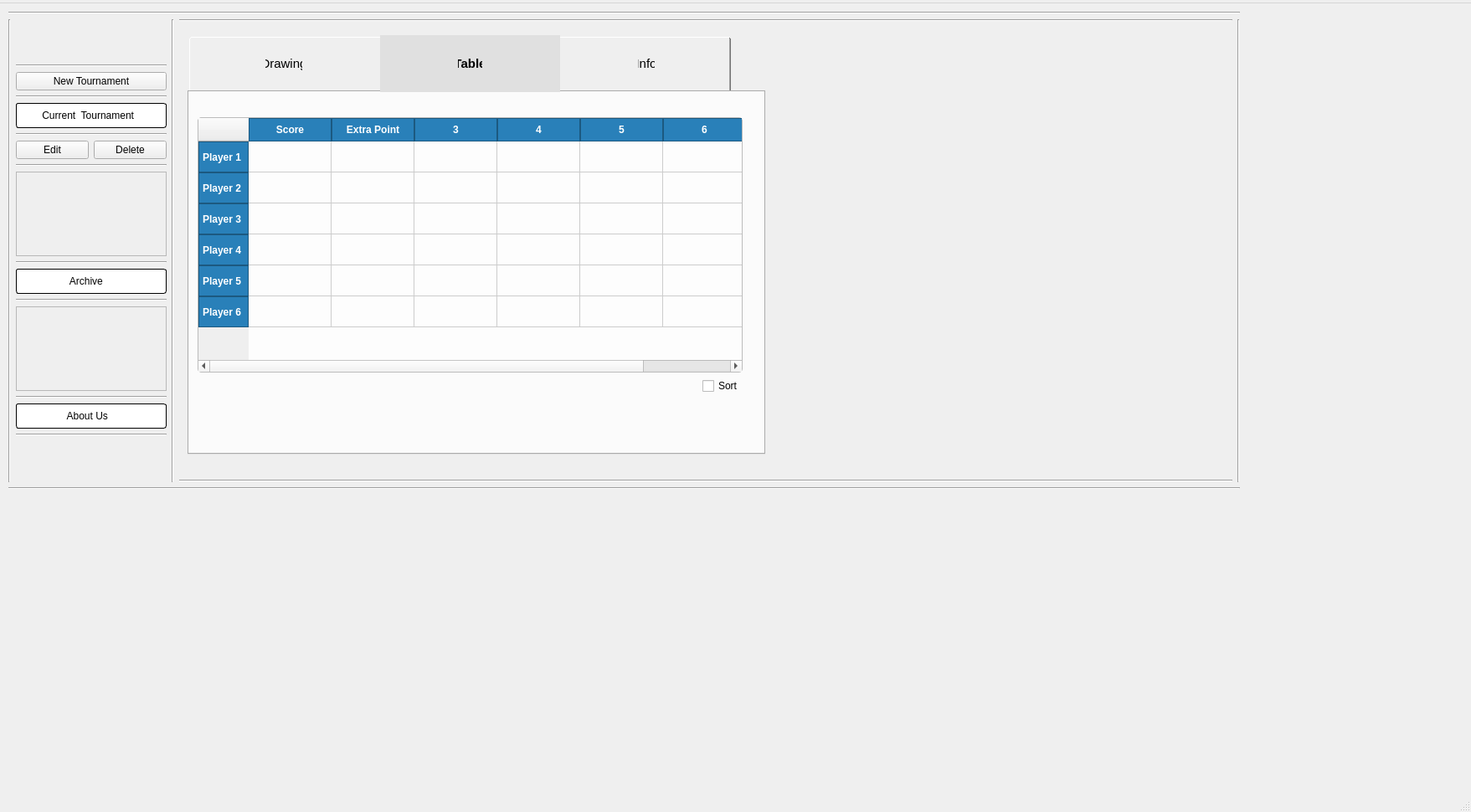
<?xml version="1.0" encoding="UTF-8"?>
<ui version="4.0">
 <class>MainWindow</class>
 <widget class="QMainWindow" name="MainWindow">
  <property name="geometry">
   <rect>
    <x>0</x>
    <y>0</y>
    <width>1757</width>
    <height>970</height>
   </rect>
  </property>
  <property name="minimumSize">
   <size>
    <width>0</width>
    <height>10</height>
   </size>
  </property>
  <property name="windowTitle">
   <string>MainWindow</string>
  </property>
  <property name="styleSheet">
   <string notr="true">QApplication app(argc, argv);
app.setStyleSheet(R&quot;(
    QMainWindow {
        background-color: #2b2b2b;
    }
    QLabel {
        color: #ffffff;
    }
    QPushButton {
        background-color: #3498db;
        color: white;
        border-radius: 5px;
        padding: 6px;
    }
    QPushButton:hover {
        background-color: #2980b9;
    }
)&quot;);
</string>
  </property>
  <property name="dockNestingEnabled">
   <bool>false</bool>
  </property>
  <widget class="QWidget" name="centralwidget">
   <widget class="Line" name="line_3">
    <property name="geometry">
     <rect>
      <x>50</x>
      <y>-20</y>
      <width>521</width>
      <height>20</height>
     </rect>
    </property>
    <property name="orientation">
     <enum>Qt::Orientation::Horizontal</enum>
    </property>
   </widget>
   <widget class="QWidget" name="verticalLayoutWidget_6">
    <property name="geometry">
     <rect>
      <x>10</x>
      <y>10</y>
      <width>1471</width>
      <height>571</height>
     </rect>
    </property>
    <layout class="QVBoxLayout" name="verticalLayout_3">
     <property name="sizeConstraint">
      <enum>QLayout::SizeConstraint::SetMinimumSize</enum>
     </property>
     <item>
      <widget class="Line" name="line_10">
       <property name="orientation">
        <enum>Qt::Orientation::Horizontal</enum>
       </property>
      </widget>
     </item>
     <item>
      <layout class="QHBoxLayout" name="horizontalLayout">
       <property name="sizeConstraint">
        <enum>QLayout::SizeConstraint::SetMinimumSize</enum>
       </property>
       <item>
        <widget class="Line" name="line_5">
         <property name="orientation">
          <enum>Qt::Orientation::Vertical</enum>
         </property>
        </widget>
       </item>
       <item>
        <layout class="QVBoxLayout" name="verticalLayout_8">
         <item>
          <layout class="QVBoxLayout" name="verticalLayout">
           <property name="sizeConstraint">
            <enum>QLayout::SizeConstraint::SetMinimumSize</enum>
           </property>
           <item>
            <layout class="QVBoxLayout" name="verticalLayout_2">
             <item>
              <widget class="Line" name="line_2">
               <property name="orientation">
                <enum>Qt::Orientation::Horizontal</enum>
               </property>
              </widget>
             </item>
             <item>
              <widget class="QPushButton" name="newTournamnetClickButton">
               <property name="enabled">
                <bool>true</bool>
               </property>
               <property name="styleSheet">
                <string notr="true">pushButton {
    background-color: lightgray;
    color: black;
    padding: 5px 10px;
    border-radius: 4px;
border: 1px solid black;   /* Black border */
}

pushButton:pressed {
    background-color: yellow;
}

QLabel {
    background-color: white;   /* White background */
    color: black;              /* Black text */
    border: 1px solid black;   /* Black border */
    padding: 4px;              /* Optional: inner spacing */
    border-radius: 3px;        /* Optional: slightly rounded corners */
}

</string>
               </property>
               <property name="text">
                <string>New Tournament</string>
               </property>
              </widget>
             </item>
             <item>
              <layout class="QVBoxLayout" name="verticalLayout_11">
               <item>
                <widget class="Line" name="line_7">
                 <property name="orientation">
                  <enum>Qt::Orientation::Horizontal</enum>
                 </property>
                </widget>
               </item>
               <item>
                <widget class="QLabel" name="currentTournButton">
                 <property name="enabled">
                  <bool>true</bool>
                 </property>
                 <property name="maximumSize">
                  <size>
                   <width>16777215</width>
                   <height>30</height>
                  </size>
                 </property>
                 <property name="styleSheet">
                  <string notr="true">QLabel {
    background-color: white;   /* White background */
    color: black;              /* Black text */
    border: 1px solid black;   /* Black border */
    padding: 4px;              /* Optional: inner spacing */
    border-radius: 3px;        /* Optional: slightly rounded corners */
}
</string>
                 </property>
                 <property name="text">
                  <string>       Current  Tournament</string>
                 </property>
                </widget>
               </item>
               <item>
                <widget class="Line" name="line_8">
                 <property name="orientation">
                  <enum>Qt::Orientation::Horizontal</enum>
                 </property>
                </widget>
               </item>
              </layout>
             </item>
            </layout>
           </item>
           <item>
            <layout class="QHBoxLayout" name="horizontalLayout_3">
             <item>
              <widget class="QPushButton" name="pushButtonEdit">
               <property name="text">
                <string>Edit</string>
               </property>
              </widget>
             </item>
             <item>
              <widget class="QPushButton" name="pushButtonDelete">
               <property name="text">
                <string>Delete</string>
               </property>
              </widget>
             </item>
            </layout>
           </item>
           <item>
            <widget class="Line" name="line_14">
             <property name="orientation">
              <enum>Qt::Orientation::Horizontal</enum>
             </property>
            </widget>
           </item>
           <item>
            <widget class="QScrollArea" name="scrollAreaOfTournaments">
             <property name="maximumSize">
              <size>
               <width>180</width>
               <height>101</height>
              </size>
             </property>
             <property name="tabletTracking">
              <bool>false</bool>
             </property>
             <property name="autoFillBackground">
              <bool>false</bool>
             </property>
             <property name="widgetResizable">
              <bool>true</bool>
             </property>
             <widget class="QWidget" name="scrollAreaWidgetContents_2">
              <property name="geometry">
               <rect>
                <x>0</x>
                <y>0</y>
                <width>178</width>
                <height>99</height>
               </rect>
              </property>
              <widget class="QWidget" name="verticalLayoutWidget_2">
               <property name="geometry">
                <rect>
                 <x>20</x>
                 <y>10</y>
                 <width>151</width>
                 <height>80</height>
                </rect>
               </property>
               <layout class="QVBoxLayout" name="verticalLayoutOfTournamnets">
                <property name="sizeConstraint">
                 <enum>QLayout::SizeConstraint::SetMinAndMaxSize</enum>
                </property>
               </layout>
              </widget>
             </widget>
            </widget>
           </item>
           <item>
            <layout class="QVBoxLayout" name="verticalLayout_7">
             <item>
              <widget class="Line" name="line_15">
               <property name="orientation">
                <enum>Qt::Orientation::Horizontal</enum>
               </property>
              </widget>
             </item>
             <item>
              <widget class="QLabel" name="label_2">
               <property name="enabled">
                <bool>true</bool>
               </property>
               <property name="maximumSize">
                <size>
                 <width>16777215</width>
                 <height>30</height>
                </size>
               </property>
               <property name="styleSheet">
                <string notr="true">QLabel {
    background-color: white;   /* White background */
    color: black;              /* Black text */
    border: 1px solid black;   /* Black border */
    padding: 4px;              /* Optional: inner spacing */
    border-radius: 3px;        /* Optional: slightly rounded corners */
}
</string>
               </property>
               <property name="text">
                <string>                 Archive</string>
               </property>
              </widget>
             </item>
             <item>
              <layout class="QVBoxLayout" name="verticalLayout_5">
               <item>
                <widget class="Line" name="line_11">
                 <property name="orientation">
                  <enum>Qt::Orientation::Horizontal</enum>
                 </property>
                </widget>
               </item>
               <item>
                <widget class="QScrollArea" name="scrollAreaOfOldTournaments">
                 <property name="maximumSize">
                  <size>
                   <width>180</width>
                   <height>101</height>
                  </size>
                 </property>
                 <property name="widgetResizable">
                  <bool>true</bool>
                 </property>
                 <widget class="QWidget" name="scrollAreaWidgetContents_3">
                  <property name="geometry">
                   <rect>
                    <x>0</x>
                    <y>0</y>
                    <width>178</width>
                    <height>99</height>
                   </rect>
                  </property>
                  <widget class="QWidget" name="verticalLayoutWidget_7">
                   <property name="geometry">
                    <rect>
                     <x>20</x>
                     <y>10</y>
                     <width>151</width>
                     <height>80</height>
                    </rect>
                   </property>
                   <layout class="QVBoxLayout" name="verticalLayoutOfOldTournaments">
                    <property name="sizeConstraint">
                     <enum>QLayout::SizeConstraint::SetMinAndMaxSize</enum>
                    </property>
                   </layout>
                  </widget>
                 </widget>
                </widget>
               </item>
               <item>
                <widget class="Line" name="line_12">
                 <property name="orientation">
                  <enum>Qt::Orientation::Horizontal</enum>
                 </property>
                </widget>
               </item>
               <item>
                <layout class="QVBoxLayout" name="verticalLayout_10">
                 <item>
                  <widget class="QLabel" name="label_3">
                   <property name="enabled">
                    <bool>true</bool>
                   </property>
                   <property name="maximumSize">
                    <size>
                     <width>16777215</width>
                     <height>30</height>
                    </size>
                   </property>
                   <property name="styleSheet">
                    <string notr="true">QLabel {
    background-color: white;   /* White background */
    color: black;              /* Black text */
    border: 1px solid black;   /* Black border */
    padding: 4px;              /* Optional: inner spacing */
    border-radius: 3px;        /* Optional: slightly rounded corners */
}
</string>
                   </property>
                   <property name="text">
                    <string>                About Us</string>
                   </property>
                  </widget>
                 </item>
                </layout>
               </item>
               <item>
                <widget class="Line" name="line_4">
                 <property name="orientation">
                  <enum>Qt::Orientation::Horizontal</enum>
                 </property>
                </widget>
               </item>
              </layout>
             </item>
            </layout>
           </item>
          </layout>
         </item>
        </layout>
       </item>
       <item>
        <widget class="Line" name="line_17">
         <property name="orientation">
          <enum>Qt::Orientation::Vertical</enum>
         </property>
        </widget>
       </item>
       <item>
        <layout class="QVBoxLayout" name="verticalLayout_6">
         <property name="sizeConstraint">
          <enum>QLayout::SizeConstraint::SetMinimumSize</enum>
         </property>
         <item>
          <widget class="Line" name="line_6">
           <property name="orientation">
            <enum>Qt::Orientation::Horizontal</enum>
           </property>
          </widget>
         </item>
         <item>
          <widget class="QStackedWidget" name="stackedWidget">
           <property name="currentIndex">
            <number>2</number>
           </property>
           <widget class="QWidget" name="page">
            <widget class="QTextBrowser" name="textBrowser">
             <property name="geometry">
              <rect>
               <x>0</x>
               <y>10</y>
               <width>531</width>
               <height>551</height>
              </rect>
             </property>
             <property name="html">
              <string>&lt;!DOCTYPE HTML PUBLIC &quot;-//W3C//DTD HTML 4.0//EN&quot; &quot;http://www.w3.org/TR/REC-html40/strict.dtd&quot;&gt;
&lt;html&gt;&lt;head&gt;&lt;meta name=&quot;qrichtext&quot; content=&quot;1&quot; /&gt;&lt;meta charset=&quot;utf-8&quot; /&gt;&lt;style type=&quot;text/css&quot;&gt;
p, li { white-space: pre-wrap; }
hr { height: 1px; border-width: 0; }
li.unchecked::marker { content: &quot;\2610&quot;; }
li.checked::marker { content: &quot;\2612&quot;; }
&lt;/style&gt;&lt;/head&gt;&lt;body style=&quot; font-family:'Segoe UI'; font-size:9pt; font-weight:400; font-style:normal;&quot;&gt;
&lt;h3 style=&quot; margin-top:14px; margin-bottom:12px; margin-left:0px; margin-right:0px; -qt-block-indent:0; text-indent:0px;&quot;&gt;&lt;span style=&quot; font-size:large; font-weight:700;&quot;&gt;🏆 Welcome to the Chess Tournament Manager 🏆&lt;/span&gt;&lt;/h3&gt;
&lt;p style=&quot; margin-top:12px; margin-bottom:12px; margin-left:0px; margin-right:0px; -qt-block-indent:0; text-indent:0px;&quot;&gt;Welcome to the Chess Tournament Manager – your smart companion for organizing professional chess tournaments with ease and accuracy!&lt;/p&gt;
&lt;p style=&quot; margin-top:12px; margin-bottom:12px; margin-left:0px; margin-right:0px; -qt-block-indent:0; text-indent:0px;&quot;&gt;With our application, you can:&lt;/p&gt;
&lt;ul style=&quot;margin-top: 0px; margin-bottom: 0px; margin-left: 0px; margin-right: 0px; -qt-list-indent: 1;&quot;&gt;
&lt;li style=&quot; margin-top:12px; margin-bottom:12px; margin-left:0px; margin-right:0px; -qt-block-indent:0; text-indent:0px;&quot;&gt;🧑‍💼 Register participants quickly and efficiently&lt;/li&gt;
&lt;li style=&quot; margin-top:12px; margin-bottom:12px; margin-left:0px; margin-right:0px; -qt-block-indent:0; text-indent:0px;&quot;&gt;🎯 Automatically generate fair Swiss-system pairings&lt;/li&gt;
&lt;li style=&quot; margin-top:12px; margin-bottom:12px; margin-left:0px; margin-right:0px; -qt-block-indent:0; text-indent:0px;&quot;&gt;📊 Track and input round results in real time&lt;/li&gt;
&lt;li style=&quot; margin-top:12px; margin-bottom:12px; margin-left:0px; margin-right:0px; -qt-block-indent:0; text-indent:0px;&quot;&gt;♟️ Ensure balanced color distribution for each player&lt;/li&gt;
&lt;li style=&quot; margin-top:12px; margin-bottom:12px; margin-left:0px; margin-right:0px; -qt-block-indent:0; text-indent:0px;&quot;&gt;📁 Store tournament data securely in an SQL database&lt;/li&gt;
&lt;li style=&quot; margin-top:12px; margin-bottom:12px; margin-left:0px; margin-right:0px; -qt-block-indent:0; text-indent:0px;&quot;&gt;🖨️ Print round pairings for offline use&lt;/li&gt;
&lt;li style=&quot; margin-top:12px; margin-bottom:12px; margin-left:0px; margin-right:0px; -qt-block-indent:0; text-indent:0px;&quot;&gt;🧩 Manage multiple tournaments at once&lt;/li&gt;
&lt;li style=&quot; margin-top:12px; margin-bottom:12px; margin-left:0px; margin-right:0px; -qt-block-indent:0; text-indent:0px;&quot;&gt;🖥️ Enjoy a clean, user-friendly interface tailored for both organizers and referees&lt;/li&gt;&lt;/ul&gt;
&lt;p style=&quot; margin-top:12px; margin-bottom:12px; margin-left:0px; margin-right:0px; -qt-block-indent:0; text-indent:0px;&quot;&gt;Whether you're running a local club event or a regional championship, our system ensures accurate pairings, fair play, and a smooth experience for players and administrators alike.&lt;/p&gt;
&lt;p style=&quot; margin-top:12px; margin-bottom:12px; margin-left:0px; margin-right:0px; -qt-block-indent:0; text-indent:0px;&quot;&gt;Let the best player win!&lt;/p&gt;&lt;/body&gt;&lt;/html&gt;</string>
             </property>
            </widget>
           </widget>
           <widget class="QWidget" name="page_2">
            <widget class="QLabel" name="label_10">
             <property name="geometry">
              <rect>
               <x>10</x>
               <y>250</y>
               <width>111</width>
               <height>20</height>
              </rect>
             </property>
             <property name="text">
              <string>Players Name</string>
             </property>
            </widget>
            <widget class="QPushButton" name="PushButtonOkOfNewTournamnet">
             <property name="geometry">
              <rect>
               <x>330</x>
               <y>480</y>
               <width>93</width>
               <height>29</height>
              </rect>
             </property>
             <property name="text">
              <string>OK</string>
             </property>
            </widget>
            <widget class="QPushButton" name="cancelPushbutton">
             <property name="geometry">
              <rect>
               <x>220</x>
               <y>480</y>
               <width>93</width>
               <height>29</height>
              </rect>
             </property>
             <property name="text">
              <string>CANCEL</string>
             </property>
            </widget>
            <widget class="QScrollArea" name="scrollAreaOfPlayersName">
             <property name="geometry">
              <rect>
               <x>40</x>
               <y>290</y>
               <width>411</width>
               <height>181</height>
              </rect>
             </property>
             <property name="widgetResizable">
              <bool>true</bool>
             </property>
             <widget class="QWidget" name="scrollAreaWidgetContents">
              <property name="geometry">
               <rect>
                <x>0</x>
                <y>0</y>
                <width>409</width>
                <height>179</height>
               </rect>
              </property>
              <widget class="QWidget" name="verticalLayoutWidget">
               <property name="geometry">
                <rect>
                 <x>0</x>
                 <y>0</y>
                 <width>411</width>
                 <height>41</height>
                </rect>
               </property>
               <layout class="QVBoxLayout" name="verticalLayoutOfNames">
                <property name="spacing">
                 <number>0</number>
                </property>
                <property name="sizeConstraint">
                 <enum>QLayout::SizeConstraint::SetMinAndMaxSize</enum>
                </property>
               </layout>
              </widget>
             </widget>
            </widget>
            <widget class="QPushButton" name="pushButtonAddName">
             <property name="geometry">
              <rect>
               <x>0</x>
               <y>290</y>
               <width>31</width>
               <height>29</height>
              </rect>
             </property>
             <property name="text">
              <string>+</string>
             </property>
            </widget>
            <widget class="QWidget" name="verticalLayoutWidget_3">
             <property name="geometry">
              <rect>
               <x>70</x>
               <y>40</y>
               <width>391</width>
               <height>201</height>
              </rect>
             </property>
             <layout class="QVBoxLayout" name="verticalLayout_4">
              <item>
               <layout class="QHBoxLayout" name="horizontalLayout_6">
                <item>
                 <widget class="QLabel" name="label_7">
                  <property name="text">
                   <string>Name</string>
                  </property>
                 </widget>
                </item>
                <item>
                 <widget class="QLineEdit" name="lineEditOfName"/>
                </item>
               </layout>
              </item>
              <item>
               <layout class="QHBoxLayout" name="horizontalLayout_5">
                <item>
                 <widget class="QLabel" name="label_8">
                  <property name="text">
                   <string>Date</string>
                  </property>
                 </widget>
                </item>
                <item>
                 <widget class="QLineEdit" name="lineEditOfData"/>
                </item>
               </layout>
              </item>
              <item>
               <layout class="QHBoxLayout" name="horizontalLayout_7">
                <item>
                 <widget class="QLabel" name="label_9">
                  <property name="text">
                   <string>Tour Count</string>
                  </property>
                 </widget>
                </item>
                <item>
                 <widget class="QLineEdit" name="lineEditOfTourCount"/>
                </item>
               </layout>
              </item>
              <item>
               <layout class="QHBoxLayout" name="horizontalLayout_8">
                <item alignment="Qt::AlignmentFlag::AlignTop">
                 <widget class="QLabel" name="label">
                  <property name="text">
                   <string>Info</string>
                  </property>
                 </widget>
                </item>
                <item>
                 <widget class="QTextEdit" name="textEditOfInfo"/>
                </item>
               </layout>
              </item>
             </layout>
            </widget>
           </widget>
           <widget class="QWidget" name="page_3">
            <widget class="QTabWidget" name="tabWidget">
             <property name="geometry">
              <rect>
               <x>10</x>
               <y>10</y>
               <width>690</width>
               <height>501</height>
              </rect>
             </property>
             <property name="contextMenuPolicy">
              <enum>Qt::ContextMenuPolicy::ActionsContextMenu</enum>
             </property>
             <property name="layoutDirection">
              <enum>Qt::LayoutDirection::LeftToRight</enum>
             </property>
             <property name="styleSheet">
              <string notr="true">QTabBar::tab {
    height: 40px;
    padding: 14px 93px;
    font-size: 15px;
    text-align: center;         /* Centers text horizontally */
    qproperty-alignment: AlignCenter ;  /* Also helps center text */
}

QTabBar::tab:selected {
    background: #e0e0e0;
    font-weight: bold;
}
</string>
             </property>
             <property name="currentIndex">
              <number>1</number>
             </property>
             <property name="iconSize">
              <size>
               <width>100</width>
               <height>16</height>
              </size>
             </property>
             <widget class="QWidget" name="tab">
              <attribute name="title">
               <string>Drawing</string>
              </attribute>
              <widget class="QWidget" name="verticalLayoutWidget_4">
               <property name="geometry">
                <rect>
                 <x>40</x>
                 <y>30</y>
                 <width>631</width>
                 <height>331</height>
                </rect>
               </property>
               <layout class="QVBoxLayout" name="verticalLayout_9">
                <property name="sizeConstraint">
                 <enum>QLayout::SizeConstraint::SetDefaultConstraint</enum>
                </property>
                <item alignment="Qt::AlignmentFlag::AlignHCenter|Qt::AlignmentFlag::AlignVCenter">
                 <widget class="QLabel" name="labelOfTour">
                  <property name="minimumSize">
                   <size>
                    <width>60</width>
                    <height>30</height>
                   </size>
                  </property>
                  <property name="text">
                   <string>Tour</string>
                  </property>
                 </widget>
                </item>
                <item>
                 <layout class="QHBoxLayout" name="horizontalLayout_4" stretch="0,10,0">
                  <property name="spacing">
                   <number>7</number>
                  </property>
                  <property name="sizeConstraint">
                   <enum>QLayout::SizeConstraint::SetDefaultConstraint</enum>
                  </property>
                  <item>
                   <widget class="QPushButton" name="pushButtonPrevious">
                    <property name="text">
                     <string>previous</string>
                    </property>
                   </widget>
                  </item>
                  <item>
                   <widget class="QTableWidget" name="tableWidgetOfDrawing">
                    <property name="maximumSize">
                     <size>
                      <width>16777210</width>
                      <height>16777215</height>
                     </size>
                    </property>
                    <property name="autoFillBackground">
                     <bool>false</bool>
                    </property>
                    <property name="styleSheet">
                     <string notr="true">QTableWidget {
    background-color: #fdfdfd;
    gridline-color: #ccc;
    font-family: 'Segoe UI', Tahoma, Geneva, Verdana, sans-serif;
    font-size: 14px;
    border: 1px solid #bbb;
    border-radius: 4px;
}

QHeaderView::section {
    background-color: #2980b9;
    color: white;
    padding: 4px;
    border: 1px solid #1c5980;
    font-weight: bold;
}

QTableWidget::item {
    padding: 6px;
}

QTableWidget::item:selected {
    background-color: #3498db;
    color: white;
}

QTableWidget::item:hover {
    background-color: #d0e7ff;
}
</string>
                    </property>
                    <property name="lineWidth">
                     <number>1</number>
                    </property>
                    <property name="rowCount">
                     <number>6</number>
                    </property>
                    <property name="columnCount">
                     <number>3</number>
                    </property>
                    <attribute name="horizontalHeaderDefaultSectionSize">
                     <number>145</number>
                    </attribute>
                    <row/>
                    <row/>
                    <row/>
                    <row/>
                    <row/>
                    <row/>
                    <column>
                     <property name="text">
                      <string>White Color</string>
                     </property>
                    </column>
                    <column>
                     <property name="text">
                      <string>Black Color</string>
                     </property>
                    </column>
                    <column>
                     <property name="text">
                      <string>Result</string>
                     </property>
                    </column>
                   </widget>
                  </item>
                  <item>
                   <widget class="QPushButton" name="pushButtonNext">
                    <property name="text">
                     <string>next</string>
                    </property>
                   </widget>
                  </item>
                 </layout>
                </item>
                <item alignment="Qt::AlignmentFlag::AlignHCenter">
                 <widget class="QPushButton" name="pushButtonOkOfDrawing">
                  <property name="text">
                   <string>OK</string>
                  </property>
                 </widget>
                </item>
               </layout>
              </widget>
             </widget>
             <widget class="QWidget" name="tab_2">
              <attribute name="title">
               <string>Table</string>
              </attribute>
              <widget class="QWidget" name="verticalLayoutWidget_5">
               <property name="geometry">
                <rect>
                 <x>10</x>
                 <y>30</y>
                 <width>651</width>
                 <height>331</height>
                </rect>
               </property>
               <layout class="QVBoxLayout" name="verticalLayoutOfTable">
                <item>
                 <widget class="QTableWidget" name="tableWidgetOfTabel">
                  <property name="styleSheet">
                   <string notr="true">QTableWidget {
    background-color: #fdfdfd;
    gridline-color: #ccc;
    font-family: 'Segoe UI', Tahoma, Geneva, Verdana, sans-serif;
    font-size: 14px;
    border: 1px solid #bbb;
    border-radius: 4px;
}

QHeaderView::section {
    background-color: #2980b9;
    color: white;
    padding: 4px;
    border: 1px solid #1c5980;
    font-weight: bold;
}

QTableWidget::item {
    padding: 6px;
}

QTableWidget::item:selected {
    background-color: #3498db;
    color: white;
}

QTableWidget::item:hover {
    background-color: #d0e7ff;
}
</string>
                  </property>
                  <property name="lineWidth">
                   <number>1</number>
                  </property>
                  <property name="autoScrollMargin">
                   <number>16</number>
                  </property>
                  <property name="rowCount">
                   <number>6</number>
                  </property>
                  <property name="columnCount">
                   <number>6</number>
                  </property>
                  <attribute name="horizontalHeaderCascadingSectionResizes">
                   <bool>false</bool>
                  </attribute>
                  <attribute name="horizontalHeaderDefaultSectionSize">
                   <number>99</number>
                  </attribute>
                  <attribute name="verticalHeaderDefaultSectionSize">
                   <number>37</number>
                  </attribute>
                  <row>
                   <property name="text">
                    <string>Player 1</string>
                   </property>
                  </row>
                  <row>
                   <property name="text">
                    <string>Player 2</string>
                   </property>
                  </row>
                  <row>
                   <property name="text">
                    <string>Player 3</string>
                   </property>
                  </row>
                  <row>
                   <property name="text">
                    <string>Player 4</string>
                   </property>
                  </row>
                  <row>
                   <property name="text">
                    <string>Player 5</string>
                   </property>
                  </row>
                  <row>
                   <property name="text">
                    <string>Player 6</string>
                   </property>
                  </row>
                  <column/>
                  <column/>
                  <column/>
                  <column/>
                  <column>
                   <property name="text">
                    <string>Score</string>
                   </property>
                  </column>
                  <column>
                   <property name="text">
                    <string>Extra Point</string>
                   </property>
                  </column>
                 </widget>
                </item>
                <item>
                 <layout class="QHBoxLayout" name="horizontalLayout_2">
                  <item>
                   <layout class="QHBoxLayout" name="horizontalLayoutOFTorursOfTabel">
                    <property name="sizeConstraint">
                     <enum>QLayout::SizeConstraint::SetMinAndMaxSize</enum>
                    </property>
                   </layout>
                  </item>
                  <item>
                   <spacer name="horizontalSpacer">
                    <property name="orientation">
                     <enum>Qt::Orientation::Horizontal</enum>
                    </property>
                    <property name="sizeHint" stdset="0">
                     <size>
                      <width>40</width>
                      <height>20</height>
                     </size>
                    </property>
                   </spacer>
                  </item>
                  <item>
                   <widget class="QCheckBox" name="checkBoxOfSort">
                    <property name="text">
                     <string>Sort</string>
                    </property>
                   </widget>
                  </item>
                 </layout>
                </item>
               </layout>
              </widget>
             </widget>
             <widget class="QWidget" name="tab_3">
              <attribute name="title">
               <string>Info</string>
              </attribute>
              <widget class="QTextEdit" name="infoTab">
               <property name="geometry">
                <rect>
                 <x>10</x>
                 <y>20</y>
                 <width>661</width>
                 <height>401</height>
                </rect>
               </property>
               <property name="styleSheet">
                <string notr="true">QTextEdit {
    font-family: 'Segoe UI', 'Arial', sans-serif;
    font-size: 16pt;
    color: #2c3e50;
    background-color: #fdfdfd;
    border: 1px solid #ccc;
    border-radius: 6px;
    padding: 8px;
}</string>
               </property>
              </widget>
             </widget>
            </widget>
           </widget>
          </widget>
         </item>
         <item>
          <widget class="Line" name="line_9">
           <property name="orientation">
            <enum>Qt::Orientation::Horizontal</enum>
           </property>
          </widget>
         </item>
        </layout>
       </item>
       <item>
        <widget class="Line" name="line">
         <property name="orientation">
          <enum>Qt::Orientation::Vertical</enum>
         </property>
        </widget>
       </item>
      </layout>
     </item>
     <item>
      <widget class="Line" name="line_13">
       <property name="orientation">
        <enum>Qt::Orientation::Horizontal</enum>
       </property>
      </widget>
     </item>
    </layout>
   </widget>
  </widget>
  <widget class="QMenuBar" name="menubar">
   <property name="geometry">
    <rect>
     <x>0</x>
     <y>0</y>
     <width>1757</width>
     <height>21</height>
    </rect>
   </property>
   <widget class="QMenu" name="menughjkm">
    <property name="title">
     <string/>
    </property>
   </widget>
   <addaction name="menughjkm"/>
  </widget>
  <widget class="QStatusBar" name="statusbar"/>
 </widget>
 <resources/>
 <connections/>
</ui>
